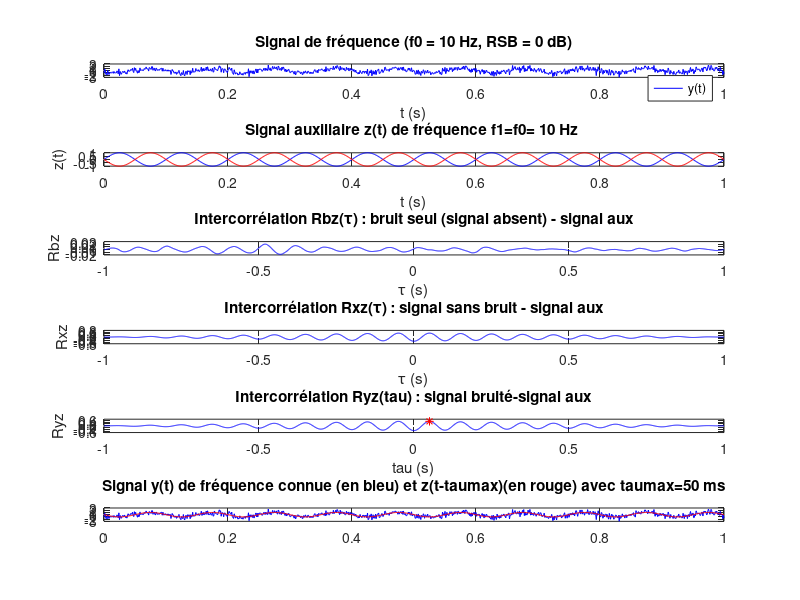

This chart was generated by the following MATLAB code:
%% TP2 TSA: détection de signaux noyés dans du bruit
% Loïs Gallaud 2A géné
clear; clc;
close all;
%% 1 - Détection d'un signal périodique de période connue pas une 
% intercorrélation avec un signal auxiliaire

% Définition des constantes
a = 1;
f0 = 10;
Te = 1e-3;
phi= pi;

% Discrétisation du temps
t = 0:Te:1; % 1s échantillonnée avec un pas de Te secondes
size(t);
x = a * sin(2*pi*f0 .* t + phi);

% Génération du bruit
rsb = 0; % A faire varier
sig = sqrt(a^2/2 * power(10, -rsb/10));  % écart-type du bruit
b = sig * randn(size(x));  % vecteur de bruit de même taille que x

% 2. Génération du signal bruité
y = x + b;

figure;
subplot(6,1,1);
plot(t,y,'b');
title(['Signal de fréquence (f0 = ' num2str(f0) ' Hz, RSB = ' num2str(rsb) ' dB)']);
xlabel('t (s)');
legend('y(t)','x(t)');

% 3. Détection d'un signal dans le bruit
f1 = f0;
z = a * sin(2*pi*f1 .* t); % signal de même fréquence que le signal bruité

subplot(6,1,2);
plot(t,z,'b',t,x,'r');
title(['Signal auxiliaire z(t) de fréquence f1=f0= ' num2str(f0) ' Hz ']);
xlabel('t (s)');
ylabel('z(t)');

% Intercorrélation Rbz: signal absent
[c, lags] = xcorr(b, z, "biased"); % Calcul de l'intercorrélation entre b et z
lags = lags * Te; % Conversion des décalages en secondes

subplot(6, 1, 3);
plot(lags, c, 'b-');
title(['Intercorrélation Rbz(\tau) : bruit seul (signal absent) - signal aux']);
xlabel('\tau (s)');
ylabel('Rbz');

% Intercorrélation Rxz: signal présent sans bruit
[c, lags] = xcorr(x, z, "biased"); % Calcul de l'intercorrélation entre x et z
lags = lags * Te; % Conversion des décalages en secondes

subplot(6, 1, 4);
plot(lags, c, 'b-');
title(['Intercorrélation Rxz(\tau) : signal sans bruit - signal aux']);
xlabel('\tau (s)');
ylabel('Rxz');

% Intercorrélation Ryz: signal présent dans le bruit
[c, lags] = xcorr(y, z, "biased"); % Calcul de l'intercorrélation entre y et z
lags = lags * Te; % Conversion des décalages en secondes
[cmax,imax] = max(c);

subplot(6,1,5);
plot( lags,c,'b-',lags(imax),cmax,'r*');
title(['Intercorrélation Ryz(tau) : signal bruité-signal aux']);
axis([lags(1) lags(end) -0.7 0.7]);
xlabel('tau (s)');
ylabel(['Ryz']);


%% Détermination du décalage taumax entre y(t) et z(t)
taumax = lags(imax);
% z(t-taumax)
zdecal = a * sin(2*pi*f0 .* (t-taumax));
% affichage y et z(t-taumax)
subplot(6,1,6);      
plot(t,y,'b',t,zdecal,'r');
title(['Signal y(t) de fréquence connue (en bleu) et z(t-taumax)' ...
    '(en rouge) avec taumax=' num2str(taumax*1e3) ' ms']);

